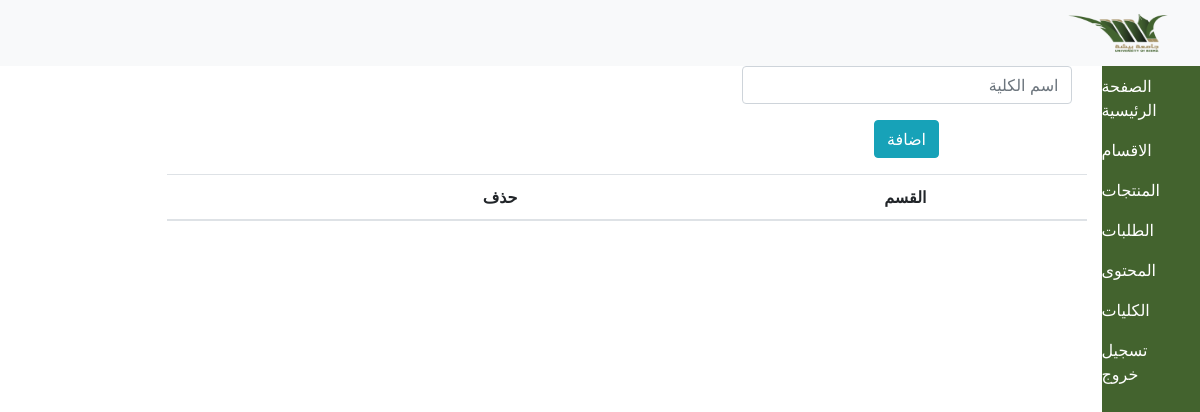
/admin/addColloeg.php, run on an earlier commit of the app's database.
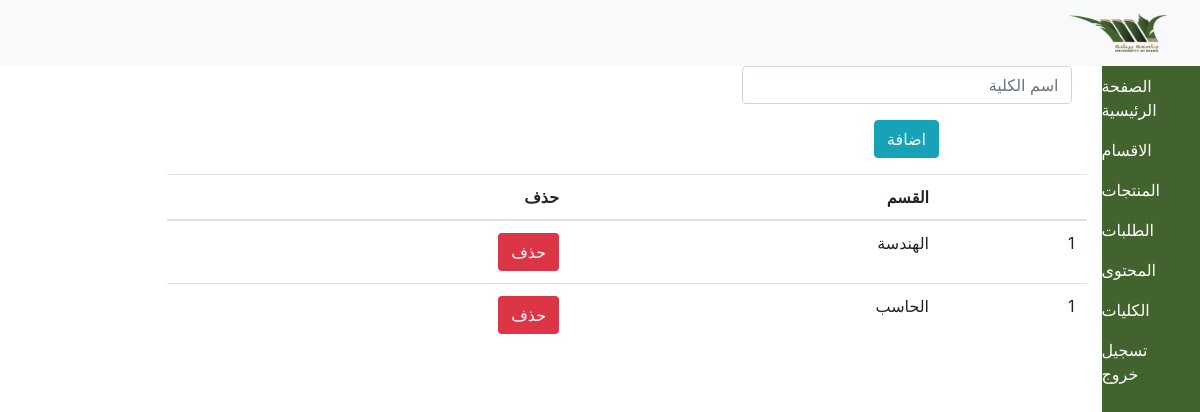
And on a later commit of the database.
### tables this page shows
CREATE TABLE `colloeg_dep` (
  `id` int(11) NOT NULL,
  `name_col` varchar(300) NOT NULL
);

### controller/DB.php (called while the page is built, shortened)
<?php
class DB{
    public function __construct(){
        $this->db=new PDO("mysql:host=localhost;dbname=besh","root","");
    }
}

### controller/Admin.php (called while the page is built, shortened)
<?php
require 'DB.php';
class Admin extends DB{
    private $db_admin;
    public function __construct(){
        $this->db_admin=$this->db;
    }
    public function getAllCol(){
        $sql=$this->db_admin->prepare("SELECT * FROM colloeg_dep");
        $sql->execute();
        return $sql;
    }
}

### admin/addColloeg.php (the view, shortened to what this page needs)
<?php
require "../controller/Admin.php";
$adm=new Admin();
$departs=$adm->getAllCol();
?>
<html>
<head>
    <link rel="stylesheet" href="https://cdn.jsdelivr.net/npm/bootstrap@4.5.3/dist/css/bootstrap.min.css">
    <link rel="stylesheet" href="../css/style.css" type="text/css">
</head>
<body dir="rtl">
<nav class="navbar navbar-expand-lg navbar-light bg-light">
    <a class="navbar-brand" href="#">
        <img src="../bais.png" height="40px" width="100px">
    </a>
</nav>
<div class="wrapper d-flex">
    <div class="sideMenu">
        <div class="sidebar">
            <ul class="navbar-nav">
                <li class="nav-item">
                    <a href="index.php" class="nav-link">الصفحة الرئيسية</a>
                </li>
                <li class="nav-item">
                    <a href="depart.php" class="nav-link">الاقسام</a>
                </li>
                <li class="nav-item">
                    <a href="produ.php" class="nav-link">المنتجات</a>
                </li>
                <li class="nav-item">
                    <a href="orders.php" class="nav-link">الطلبات</a>
                </li>
                <li class="nav-item">
                    <a href="contact.php" class="nav-link">المحتوى</a>
                </li>
                <li class="nav-item">
                    <a href="addColloeg.php" class="nav-link">الكليات</a>
                </li>
                <li class="nav-item">
                    <a href="../logout.php" class="nav-link">تسجيل خروج</a>
                </li>
            </ul>
        </div>
    </div>
    <div class="contcat">
        <div class="container">
            <div class="row">
                <div class="col-6">
                    <form method="post">
                        <div class="form-group">
                            <div class="col-8">
                                <input type="text" name="dep" class="form-control" placeholder="اسم الكلية ">
                            </div>
                        </div>
                        <div class="form-group">
                            <div class="col-8 text-center">
                                <input type="submit" name="sub" class="btn btn-info" value="اضافة">
                            </div>
                        </div>
                    </form>
                </div>
                <div class="col-10">
                    <table class="table">
                        <thead>
                        <tr>
                            <th></th>
                            <th>القسم</th>
                            <th>حذف</th>
                        </tr>
                        </thead>
                        <tbody>
                        <?php
                        $count=1;
                        foreach ($departs as $depart) {
                            echo '
                            <tr>
                            <td>'.$count.'</td>
                             <td>'.$depart['name_col'].'</td>
                             <td><a href="addColloeg.php?del='.$depart['id'].'" class="btn badge-danger">حذف </a></td>
</tr>
                            ';
                        }
                        ?>
                        </tbody>
                    </table>
                </div>
            </div>
        </div>
    </div>
</div>
</body>
</html>

What changed in the data, as far as the page shows it:
added colloeg_dep: name_col "الهندسة"
added colloeg_dep: name_col "الحاسب"
